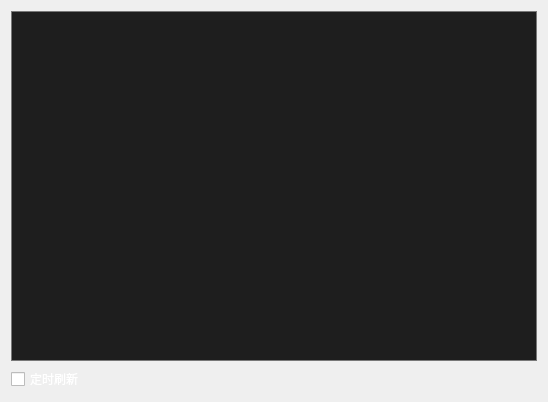
<?xml version="1.0" encoding="UTF-8"?>
<ui version="4.0">
 <class>DemoStandardModel</class>
 <widget class="QWidget" name="DemoStandardModel">
  <property name="geometry">
   <rect>
    <x>0</x>
    <y>0</y>
    <width>548</width>
    <height>402</height>
   </rect>
  </property>
  <property name="windowTitle">
   <string>Form</string>
  </property>
  <property name="styleSheet">
   <string notr="true">QCheckBox{
color:white;
font:14px &quot;宋体&quot;;
}
QTableView{
font:14px &quot;宋体&quot;;
border:1px solid rgb(120,120,120);
gridline-color: rgb(120,120,120);
color:white;
background:rgb(30,30,30);
alternate-background-color:rgb(50,50,50);
selection-color:white;
selection-background-color:rgb(50,100,200);
}
QTableView::indicator{
width: 16px;
height: 16px;
margin-left:20px;
}
QTableView::indicator:hover,
QTableView::indicator:checked:hover{
}
QTableView::indicator:checked{
}
QHeaderView{
border:0;
background:rgb(70,70,70);
}
QHeaderView::section{
font:14px &quot;宋体&quot;;
height:25px;
width:50px;
border:1px solid rgb(50,100,200);
border-left:0;
border-top:0;
color:white;
background:rgb(70,70,70);
}
QHeaderView::section:hover{
background:rgb(150,150,150);
}
QHeaderView::section:pressed,
QHeaderView::section:checked{
background:rgb(50,100,200);
}
QTableView QTableCornerButton::section {
background:rgb(70,70,70);
border:1px solid rgb(50,100,200);
border-left:0;
border-top:0;
}
/*表头排序的小图标*/
QHeaderView::down-arrow{}
QHeaderView::up-arrow{}</string>
  </property>
  <layout class="QVBoxLayout" name="verticalLayout">
   <item>
    <widget class="QTableView" name="tableView"/>
   </item>
   <item>
    <layout class="QHBoxLayout" name="horizontalLayout">
     <item>
      <widget class="QCheckBox" name="checkUpdate">
       <property name="text">
        <string>定时刷新</string>
       </property>
      </widget>
     </item>
     <item>
      <spacer name="horizontalSpacer">
       <property name="orientation">
        <enum>Qt::Horizontal</enum>
       </property>
       <property name="sizeHint" stdset="0">
        <size>
         <width>40</width>
         <height>20</height>
        </size>
       </property>
      </spacer>
     </item>
    </layout>
   </item>
  </layout>
 </widget>
 <resources/>
 <connections/>
</ui>
